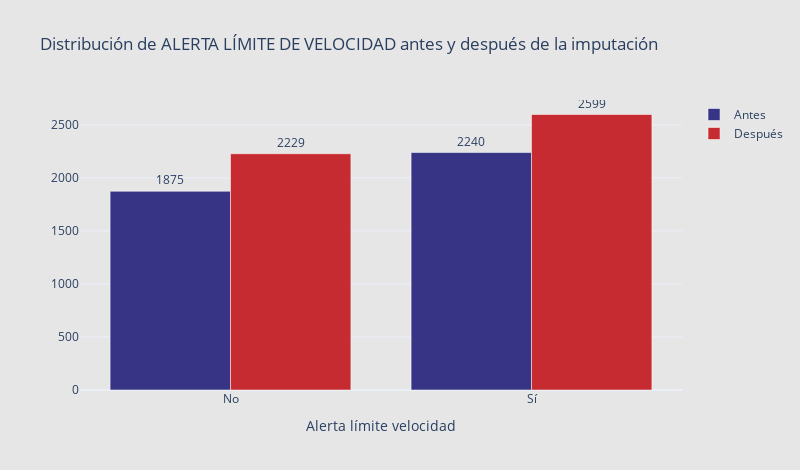

Write notebook code for a chart like this one.
### Code cell
# Conteo antes y después
antes_alerta = df_antes['alerta_lim_velocidad'].value_counts().sort_index()
despues_alerta = df_bmw['alerta_lim_velocidad'].value_counts().sort_index()

# Diccionario para etiquetas personalizadas
etiquetas = {False: 'No', True: 'Sí'}

# Convertir índices a etiquetas personalizadas
x_labels_antes = [etiquetas.get(i, str(i)) for i in antes_alerta.index]
x_labels_despues = [etiquetas.get(i, str(i)) for i in despues_alerta.index]

fig = go.Figure()

fig.add_trace(go.Bar(
    x=x_labels_antes,
    y=antes_alerta.values,
    name='Antes',
    marker_color='#373485',
    opacity=1,
    text=antes_alerta.values,
    textposition='outside'
))

fig.add_trace(go.Bar(
    x=x_labels_despues,
    y=despues_alerta.values,
    name='Después',
    marker_color='#c52b30',
    opacity=1,
    text=despues_alerta.values,
    textposition='outside'
))

fig.update_layout(
    title="Distribución de ALERTA LÍMITE DE VELOCIDAD antes y después de la imputación",
    xaxis_title="Alerta límite velocidad",
    barmode='group',
    template='plotly_white',
    width=800,
    height=470,
    plot_bgcolor='#e6e6e7', 
    paper_bgcolor='#e6e6e7'
)

fig.show()

### Figure 1 — Plotly figure (JSON) as saved in the notebook; plotly's stock layout.template omitted (floating-point values rounded to 4 significant figures)
{"data": [{"marker": {"color": "#373485"}, "name": "Antes", "opacity": 1, "text": [1875.0, 2240.0], "textposition": "outside", "type": "bar", "x": ["No", "Sí"], "y": [1875, 2240]}, {"marker": {"color": "#c52b30"}, "name": "Después", "opacity": 1, "text": [2229.0, 2599.0], "textposition": "outside", "type": "bar", "x": ["No", "Sí"], "y": [2229, 2599]}], "layout": {"barmode": "group", "height": 470, "paper_bgcolor": "#e6e6e7", "plot_bgcolor": "#e6e6e7", "title": {"text": "Distribución de ALERTA LÍMITE DE VELOCIDAD antes y después de la imputación"}, "width": 800, "xaxis": {"title": {"text": "Alerta límite velocidad"}}}}
